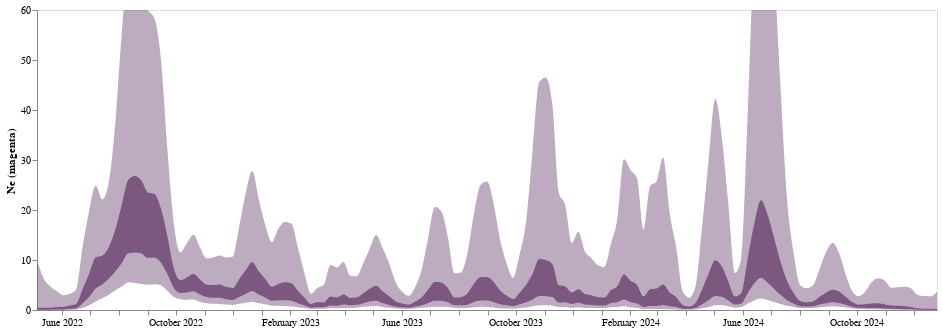

Source (notebook cell):
### Code cell
range_ = ['#EEC060', '#2664A5', '#A76BB1', "#EEA160", "#356D4C"]
line_ne = alt.Chart(test).mark_area(interpolate='monotone', opacity = 1, clip = True, color = "#7c5981").encode(
    alt.X('date:T', axis=alt.Axis(title="", grid=False,tickCount = "month",  format="%B %Y")),
    alt.Y('lower_hpd_linear_50_MA',axis=alt.Axis(title="Ne (magenta)", grid=False),scale=alt.Scale(domain=(0, 60))),
    alt.Y2('upper_hpd_linear_50_MA' ),
    
).properties(
    width=900,
    height=300)

band_ne = alt.Chart(test).mark_area(interpolate='monotone', opacity = 0.5, clip = True, color = "#7c5981").encode(
    alt.X('date:T', axis=alt.Axis(title="", grid=False, format="%B %Y")),
    alt.Y('lower_hpd_linear_MA',axis=alt.Axis(title="Ne (magenta)", grid=False)),#,scale=alt.Scale(domain=(0, 13))),
    alt.Y2('upper_hpd_linear_MA' ),
    
).properties(
    width=900,
    height=300
)

line_ne  + band_ne

### Figure 1 — Vega-Lite specification as saved in the notebook (floating-point values rounded to 4 significant figures; data arrays with more than 128 entries replaced by an {"elided": "..."} marker saying what was removed)
{"config": {"view": {"continuousWidth": 400, "continuousHeight": 300}}, "layer": [{"mark": {"type": "area", "clip": true, "color": "#7c5981", "interpolate": "monotone", "opacity": 1}, "encoding": {"x": {"axis": {"format": "%B %Y", "grid": false, "tickCount": "month", "title": ""}, "field": "date", "type": "temporal"}, "y": {"axis": {"grid": false, "title": "Ne (magenta)"}, "field": "lower_hpd_linear_50_MA", "scale": {"domain": [0, 60]}, "type": "quantitative"}, "y2": {"field": "upper_hpd_linear_50_MA"}}, "height": 300, "width": 900}, {"mark": {"type": "area", "clip": true, "color": "#7c5981", "interpolate": "monotone", "opacity": 0.5}, "encoding": {"x": {"axis": {"format": "%B %Y", "grid": false, "title": ""}, "field": "date", "type": "temporal"}, "y": {"axis": {"grid": false, "title": "Ne (magenta)"}, "field": "lower_hpd_linear_MA", "type": "quantitative"}, "y2": {"field": "upper_hpd_linear_MA"}}, "height": 300, "width": 900}], "data": {"name": "data-ed51f4e187ba1f4d5ae0cda96ffcb040"}, "$schema": "https://vega.github.io/schema/vega-lite/v4.17.0.json", "datasets": {"data-ed51f4e187ba1f4d5ae0cda96ffcb040": {"elided": "139 records"}}}
